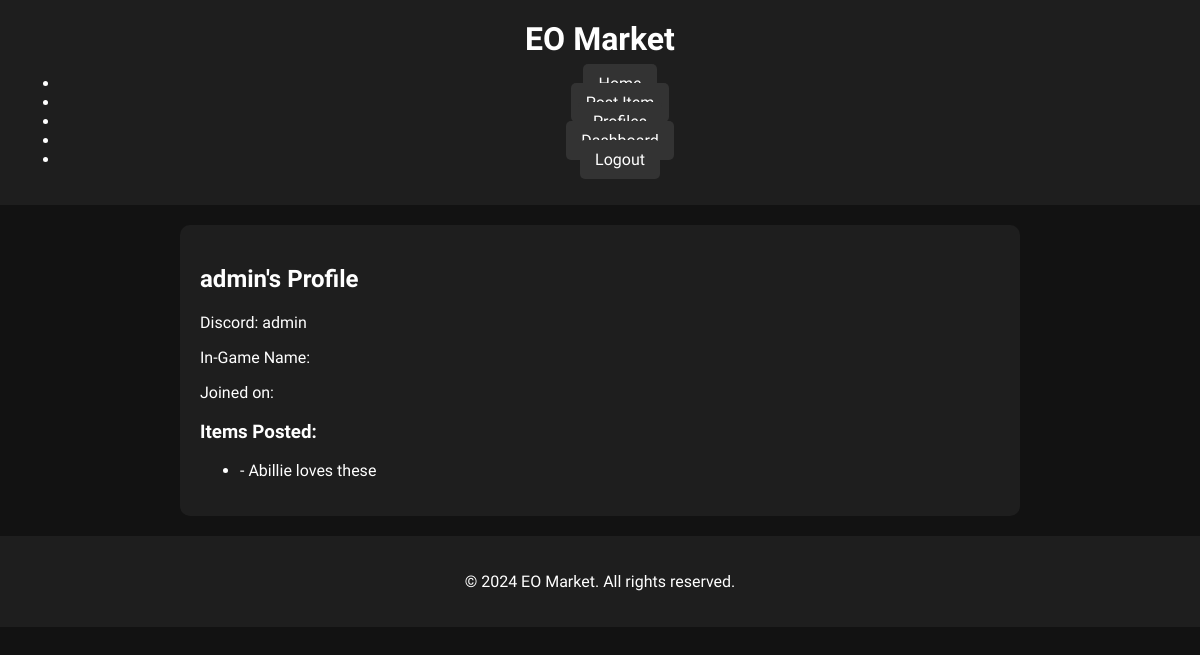
The app's page /view_profile.php?id=1 with its own data.
### tables this page shows
CREATE TABLE users (
    id INTEGER PRIMARY KEY AUTOINCREMENT,
    username TEXT UNIQUE NOT NULL,
    password TEXT NOT NULL,
    discord TEXT,
    ingame_name TEXT
);

CREATE TABLE items (
    id INTEGER PRIMARY KEY AUTOINCREMENT,
    user_id INTEGER,
    name TEXT NOT NULL,
    description TEXT NOT NULL,
    price REAL NOT NULL,
    quantity INTEGER NOT NULL,
    image TEXT,
    created_at TIMESTAMP DEFAULT CURRENT_TIMESTAMP,
    FOREIGN KEY (user_id) REFERENCES users (id) ON DELETE CASCADE
);

### view_profile.php (the view, shortened to what this page needs)
<?php
$user_id = $_GET['id'];
$db = getDBConnection();
$stmt = $db->prepare("SELECT * FROM users WHERE id = :id");
$stmt->bindValue(':id', $user_id, SQLITE3_INTEGER);
$result = $stmt->execute();
$user = $result->fetchArray(SQLITE3_ASSOC);
?>
<!DOCTYPE html>
<html lang="en">
<head>
        <link rel="stylesheet" href="styles.css">
</head>
<body>
    <header>
        <h1>EO Market</h1>
        <nav>
            <ul>
                <li><a href="index.php">Home</a></li>
                <li><a href="post_item.php">Post Item</a></li>
                <li><a href="profile_list.php">Profiles</a></li>
                <li><a href="dashboard.php">Dashboard</a></li>
                <li><a href="logout.php">Logout</a></li>
            </ul>
        </nav>
    </header>
    <main>
        <h2><?php echo htmlspecialchars($user['username']); ?>'s Profile</h2>
        <p>Discord: <?php echo htmlspecialchars($user['discord']); ?></p>
        <p>In-Game Name: <?php echo htmlspecialchars($user['ingame_name']); ?></p>
        <p>Joined on: <?php echo htmlspecialchars($user['created_at']); ?></p>
        <h3>Items Posted:</h3>
        <ul>
            <?php
            $itemStmt = $db->prepare("SELECT * FROM items WHERE user_id = :user_id");
            $itemStmt->bindValue(':user_id', $user_id, SQLITE3_INTEGER);
            $itemResult = $itemStmt->execute();
            while ($item = $itemResult->fetchArray(SQLITE3_ASSOC)): ?>
                <li>
                    <strong><?php echo htmlspecialchars($item['title']); ?></strong> - <?php echo htmlspecialchars($item['description']); ?>
                </li>
            <?php endwhile; ?>
        </ul>
    </main>
    <footer>
        <p>&copy; 2024 EO Market. All rights reserved.</p>
    </footer>
</body>
</html>

### styles.css (style rules this page uses)
body { font-family: 'Player 2', sans-serif; background-color: #121212; color: #ffffff; margin: 0; padding: 0; }
header { background-color: #1e1e1e; padding: 20px; text-align: center; }
h1 { margin: 0; }
nav { margin-top: 10px; }
nav a { color: #ffffff; margin: 0 10px; text-decoration: none; padding: 10px 15px; background-color: #333333; border-radius: 5px; transition: background-color 0.3s ease; }
main { max-width: 800px; margin: 20px auto; padding: 20px; background-color: #1e1e1e; border-radius: 10px; }
footer { text-align: center; padding: 20px; background-color: #1e1e1e; }

### records on screen
users: username "admin", discord "admin"
items: description "Abillie loves these"
